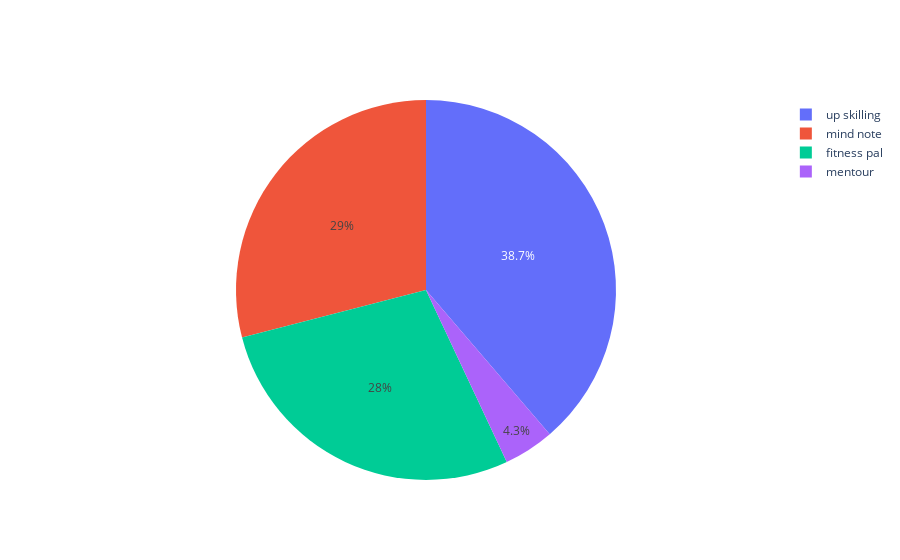

The code cell stored with this chart in its notebook:
### Markdown cell above
# Module that is highly used by the users

### Code cell
import plotly.graph_objects as go

labels = list(df["module"].unique())
values = list(df.module.value_counts())

fig = go.Figure(data=[go.Pie(labels=labels, values=values)])
fig.show()

### Figure 1 — Plotly figure (JSON) as saved in the notebook; plotly's stock layout.template omitted (floating-point values rounded to 4 significant figures)
{"data": [{"labels": ["up skilling", "mind note", "fitness pal", "mentour"], "type": "pie", "values": [36, 27, 26, 4]}], "layout": {}}
